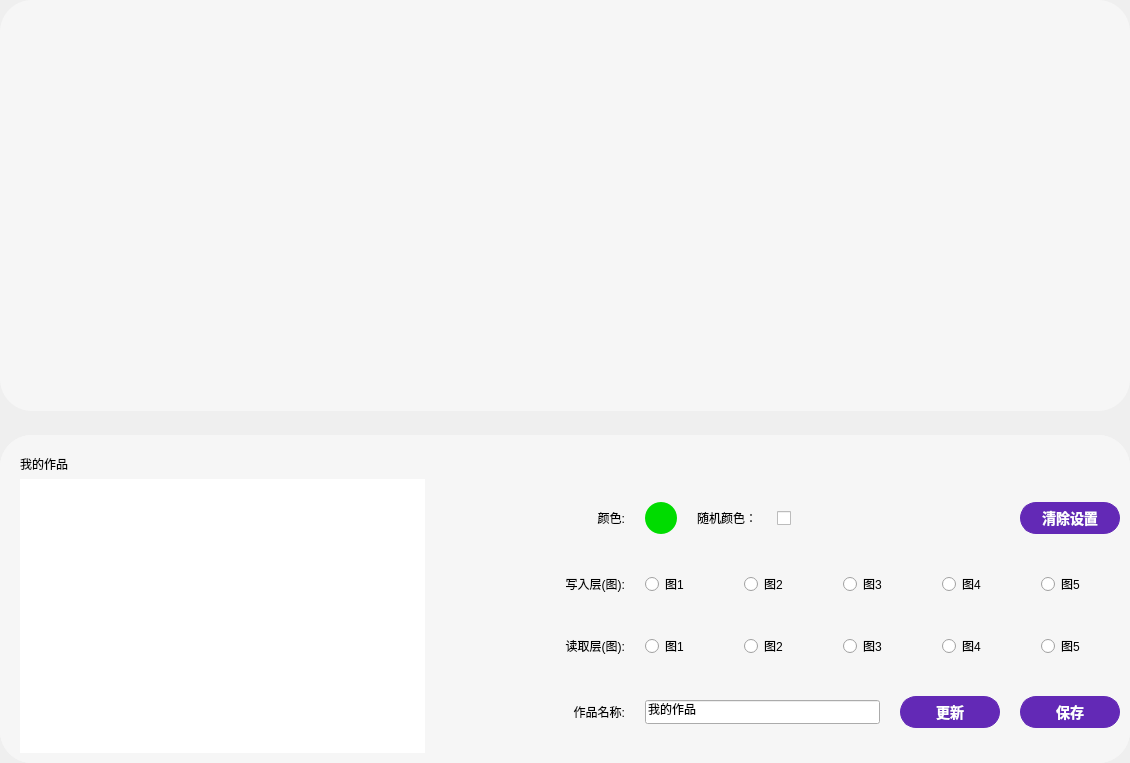
<?xml version="1.0" encoding="UTF-8"?>
<ui version="4.0">
 <class>FrameLight</class>
 <widget class="QFrame" name="FrameLight">
  <property name="geometry">
   <rect>
    <x>0</x>
    <y>0</y>
    <width>1130</width>
    <height>763</height>
   </rect>
  </property>
  <property name="windowTitle">
   <string notr="true">Frame</string>
  </property>
  <property name="toolTip">
   <string notr="true"/>
  </property>
  <property name="statusTip">
   <string notr="true"/>
  </property>
  <property name="styleSheet">
   <string notr="true">#frameT{border-radius:32px;}
#FrameLight{}
#frameLEDBright,#frameLEDSpeed,#frameLEDColor,#frameLEDMode,#page1,#stackedWidgetB{background-color: #F6F6F6;border-radius:32px;}</string>
  </property>
  <property name="lineWidth">
   <number>0</number>
  </property>
  <layout class="QVBoxLayout" name="verticalLayout" stretch="400,320">
   <property name="spacing">
    <number>24</number>
   </property>
   <property name="leftMargin">
    <number>0</number>
   </property>
   <property name="topMargin">
    <number>0</number>
   </property>
   <property name="rightMargin">
    <number>0</number>
   </property>
   <property name="bottomMargin">
    <number>0</number>
   </property>
   <item>
    <widget class="QFrame" name="frameT">
     <property name="styleSheet">
      <string notr="true">#frameT{background-color: #F6F6F6;border-radius:32px;}</string>
     </property>
     <property name="frameShape">
      <enum>QFrame::Shape::NoFrame</enum>
     </property>
     <property name="frameShadow">
      <enum>QFrame::Shadow::Plain</enum>
     </property>
     <property name="lineWidth">
      <number>0</number>
     </property>
     <layout class="QVBoxLayout" name="verticalLayout_2">
      <property name="topMargin">
       <number>15</number>
      </property>
      <property name="bottomMargin">
       <number>10</number>
      </property>
      <item alignment="Qt::AlignmentFlag::AlignHCenter|Qt::AlignmentFlag::AlignTop">
       <widget class="ModuleKeyboard" name="frameKeyboard">
        <property name="frameShape">
         <enum>QFrame::Shape::StyledPanel</enum>
        </property>
        <property name="frameShadow">
         <enum>QFrame::Shadow::Raised</enum>
        </property>
       </widget>
      </item>
     </layout>
    </widget>
   </item>
   <item>
    <widget class="QStackedWidget" name="stackedWidgetB">
     <property name="styleSheet">
      <string notr="true">#page0,#page1{background-color: #F6F6F6; border-radius:32px;}</string>
     </property>
     <property name="frameShape">
      <enum>QFrame::Shape::NoFrame</enum>
     </property>
     <property name="frameShadow">
      <enum>QFrame::Shadow::Plain</enum>
     </property>
     <property name="lineWidth">
      <number>0</number>
     </property>
     <property name="currentIndex">
      <number>1</number>
     </property>
     <widget class="QWidget" name="page0">
      <layout class="QHBoxLayout" name="horizontalLayout_2" stretch="1,2,1">
       <property name="spacing">
        <number>24</number>
       </property>
       <property name="leftMargin">
        <number>0</number>
       </property>
       <property name="topMargin">
        <number>0</number>
       </property>
       <property name="rightMargin">
        <number>0</number>
       </property>
       <property name="bottomMargin">
        <number>0</number>
       </property>
       <item alignment="Qt::AlignmentFlag::AlignLeft">
        <widget class="ModuleEfMode" name="frameLEDMode">
         <property name="minimumSize">
          <size>
           <width>304</width>
           <height>304</height>
          </size>
         </property>
         <property name="maximumSize">
          <size>
           <width>304</width>
           <height>304</height>
          </size>
         </property>
         <property name="styleSheet">
          <string notr="true"/>
         </property>
         <property name="frameShape">
          <enum>QFrame::Shape::StyledPanel</enum>
         </property>
         <property name="frameShadow">
          <enum>QFrame::Shadow::Raised</enum>
         </property>
        </widget>
       </item>
       <item alignment="Qt::AlignmentFlag::AlignHCenter">
        <widget class="ModuleEfColor" name="frameLEDColor">
         <property name="minimumSize">
          <size>
           <width>470</width>
           <height>0</height>
          </size>
         </property>
         <property name="styleSheet">
          <string notr="true"/>
         </property>
         <property name="frameShape">
          <enum>QFrame::Shape::StyledPanel</enum>
         </property>
         <property name="frameShadow">
          <enum>QFrame::Shadow::Raised</enum>
         </property>
        </widget>
       </item>
       <item alignment="Qt::AlignmentFlag::AlignRight">
        <widget class="QFrame" name="frameBR">
         <property name="lineWidth">
          <number>0</number>
         </property>
         <layout class="QVBoxLayout" name="verticalLayoutB_2">
          <property name="spacing">
           <number>24</number>
          </property>
          <property name="leftMargin">
           <number>0</number>
          </property>
          <property name="topMargin">
           <number>0</number>
          </property>
          <property name="rightMargin">
           <number>0</number>
          </property>
          <property name="bottomMargin">
           <number>0</number>
          </property>
          <item alignment="Qt::AlignmentFlag::AlignRight">
           <widget class="ModuleEfLumi" name="frameLEDBright">
            <property name="minimumSize">
             <size>
              <width>304</width>
              <height>140</height>
             </size>
            </property>
            <property name="maximumSize">
             <size>
              <width>304</width>
              <height>140</height>
             </size>
            </property>
            <property name="styleSheet">
             <string notr="true"/>
            </property>
            <property name="frameShape">
             <enum>QFrame::Shape::StyledPanel</enum>
            </property>
            <property name="frameShadow">
             <enum>QFrame::Shadow::Raised</enum>
            </property>
           </widget>
          </item>
          <item alignment="Qt::AlignmentFlag::AlignRight">
           <widget class="ModuleEfSpeed" name="frameLEDSpeed">
            <property name="minimumSize">
             <size>
              <width>304</width>
              <height>140</height>
             </size>
            </property>
            <property name="maximumSize">
             <size>
              <width>304</width>
              <height>140</height>
             </size>
            </property>
            <property name="styleSheet">
             <string notr="true"/>
            </property>
            <property name="frameShape">
             <enum>QFrame::Shape::StyledPanel</enum>
            </property>
            <property name="frameShadow">
             <enum>QFrame::Shadow::Raised</enum>
            </property>
           </widget>
          </item>
         </layout>
        </widget>
       </item>
      </layout>
     </widget>
     <widget class="QWidget" name="page1">
      <property name="styleSheet">
       <string notr="true">            QPushButton {
                border-radius: 16px;
                font-size: 14px;
                font-weight:500;
                outline: none;

                color: #fff;
                border: 1px solid #6329B6;
                background: #6329B6; }

            QPushButton:hover { border: 1px solid #ccc; }</string>
      </property>
      <layout class="QVBoxLayout" name="verticalLayout_4">
       <property name="leftMargin">
        <number>20</number>
       </property>
       <property name="topMargin">
        <number>20</number>
       </property>
       <property name="rightMargin">
        <number>10</number>
       </property>
       <property name="bottomMargin">
        <number>10</number>
       </property>
       <item>
        <widget class="QLabel" name="labelTitle1">
         <property name="text">
          <string>我的作品</string>
         </property>
        </widget>
       </item>
       <item>
        <layout class="QHBoxLayout" name="horizontalLayout_6" stretch="3,5">
         <property name="spacing">
          <number>20</number>
         </property>
         <item>
          <widget class="QTableView" name="tableView">
           <property name="styleSheet">
            <string notr="true">#tableView{border-radius:12px;}</string>
           </property>
           <property name="selectionMode">
            <enum>QAbstractItemView::SelectionMode::SingleSelection</enum>
           </property>
           <property name="selectionBehavior">
            <enum>QAbstractItemView::SelectionBehavior::SelectRows</enum>
           </property>
           <property name="showGrid">
            <bool>false</bool>
           </property>
           <attribute name="horizontalHeaderVisible">
            <bool>false</bool>
           </attribute>
           <attribute name="verticalHeaderVisible">
            <bool>false</bool>
           </attribute>
          </widget>
         </item>
         <item>
          <layout class="QVBoxLayout" name="verticalLayout_3" stretch="0,1,1,1">
           <property name="spacing">
            <number>15</number>
           </property>
           <item>
            <layout class="QHBoxLayout" name="horizontalLayout_4" stretch="0,1,0,1,0,2">
             <property name="spacing">
              <number>20</number>
             </property>
             <item>
              <widget class="QLabel" name="labelTitle2">
               <property name="minimumSize">
                <size>
                 <width>180</width>
                 <height>0</height>
                </size>
               </property>
               <property name="maximumSize">
                <size>
                 <width>180</width>
                 <height>16777215</height>
                </size>
               </property>
               <property name="text">
                <string>颜色:</string>
               </property>
               <property name="alignment">
                <set>Qt::AlignmentFlag::AlignRight|Qt::AlignmentFlag::AlignTrailing|Qt::AlignmentFlag::AlignVCenter</set>
               </property>
              </widget>
             </item>
             <item>
              <widget class="QLabel" name="labelColor">
               <property name="minimumSize">
                <size>
                 <width>32</width>
                 <height>32</height>
                </size>
               </property>
               <property name="maximumSize">
                <size>
                 <width>32</width>
                 <height>32</height>
                </size>
               </property>
               <property name="cursor">
                <cursorShape>PointingHandCursor</cursorShape>
               </property>
               <property name="styleSheet">
                <string notr="true">background-color: rgb(0, 220, 0); border-radius:16px; width:24px;height:24px;</string>
               </property>
               <property name="text">
                <string/>
               </property>
              </widget>
             </item>
             <item>
              <widget class="QLabel" name="labelTitle4">
               <property name="text">
                <string>随机颜色：</string>
               </property>
              </widget>
             </item>
             <item alignment="Qt::AlignmentFlag::AlignVCenter">
              <widget class="ToggleButton" name="checkBoxRam">
               <property name="minimumSize">
                <size>
                 <width>52</width>
                 <height>24</height>
                </size>
               </property>
               <property name="maximumSize">
                <size>
                 <width>52</width>
                 <height>24</height>
                </size>
               </property>
               <property name="cursor">
                <cursorShape>PointingHandCursor</cursorShape>
               </property>
               <property name="text">
                <string/>
               </property>
              </widget>
             </item>
             <item>
              <spacer name="horizontalSpacer_3">
               <property name="orientation">
                <enum>Qt::Orientation::Horizontal</enum>
               </property>
               <property name="sizeType">
                <enum>QSizePolicy::Policy::Expanding</enum>
               </property>
               <property name="sizeHint" stdset="0">
                <size>
                 <width>40</width>
                 <height>20</height>
                </size>
               </property>
              </spacer>
             </item>
             <item>
              <widget class="QPushButton" name="pushButtonReset">
               <property name="minimumSize">
                <size>
                 <width>100</width>
                 <height>32</height>
                </size>
               </property>
               <property name="maximumSize">
                <size>
                 <width>100</width>
                 <height>16777215</height>
                </size>
               </property>
               <property name="cursor">
                <cursorShape>PointingHandCursor</cursorShape>
               </property>
               <property name="text">
                <string>清除设置</string>
               </property>
              </widget>
             </item>
            </layout>
           </item>
           <item>
            <layout class="QHBoxLayout" name="horizontalLayout">
             <property name="spacing">
              <number>20</number>
             </property>
             <item>
              <widget class="QLabel" name="labelTitle5">
               <property name="minimumSize">
                <size>
                 <width>180</width>
                 <height>0</height>
                </size>
               </property>
               <property name="maximumSize">
                <size>
                 <width>180</width>
                 <height>16777215</height>
                </size>
               </property>
               <property name="text">
                <string>写入层(图):</string>
               </property>
               <property name="alignment">
                <set>Qt::AlignmentFlag::AlignRight|Qt::AlignmentFlag::AlignTrailing|Qt::AlignmentFlag::AlignVCenter</set>
               </property>
              </widget>
             </item>
             <item>
              <widget class="QRadioButton" name="radioButtonW0">
               <property name="cursor">
                <cursorShape>PointingHandCursor</cursorShape>
               </property>
               <property name="text">
                <string>图1</string>
               </property>
               <attribute name="buttonGroup">
                <string notr="true">buttonGroupWrite</string>
               </attribute>
              </widget>
             </item>
             <item>
              <widget class="QRadioButton" name="radioButtonW1">
               <property name="cursor">
                <cursorShape>PointingHandCursor</cursorShape>
               </property>
               <property name="text">
                <string>图2</string>
               </property>
               <attribute name="buttonGroup">
                <string notr="true">buttonGroupWrite</string>
               </attribute>
              </widget>
             </item>
             <item>
              <widget class="QRadioButton" name="radioButtonW2">
               <property name="cursor">
                <cursorShape>PointingHandCursor</cursorShape>
               </property>
               <property name="text">
                <string>图3</string>
               </property>
               <attribute name="buttonGroup">
                <string notr="true">buttonGroupWrite</string>
               </attribute>
              </widget>
             </item>
             <item>
              <widget class="QRadioButton" name="radioButtonW3">
               <property name="cursor">
                <cursorShape>PointingHandCursor</cursorShape>
               </property>
               <property name="text">
                <string>图4</string>
               </property>
               <attribute name="buttonGroup">
                <string notr="true">buttonGroupWrite</string>
               </attribute>
              </widget>
             </item>
             <item>
              <widget class="QRadioButton" name="radioButtonW4">
               <property name="cursor">
                <cursorShape>PointingHandCursor</cursorShape>
               </property>
               <property name="text">
                <string>图5</string>
               </property>
               <attribute name="buttonGroup">
                <string notr="true">buttonGroupWrite</string>
               </attribute>
              </widget>
             </item>
            </layout>
           </item>
           <item>
            <layout class="QHBoxLayout" name="horizontalLayout_3">
             <property name="spacing">
              <number>20</number>
             </property>
             <item>
              <widget class="QLabel" name="labelTitle6">
               <property name="minimumSize">
                <size>
                 <width>180</width>
                 <height>0</height>
                </size>
               </property>
               <property name="maximumSize">
                <size>
                 <width>180</width>
                 <height>16777215</height>
                </size>
               </property>
               <property name="text">
                <string>读取层(图):</string>
               </property>
               <property name="alignment">
                <set>Qt::AlignmentFlag::AlignRight|Qt::AlignmentFlag::AlignTrailing|Qt::AlignmentFlag::AlignVCenter</set>
               </property>
              </widget>
             </item>
             <item>
              <widget class="QRadioButton" name="radioButtonR0">
               <property name="cursor">
                <cursorShape>PointingHandCursor</cursorShape>
               </property>
               <property name="text">
                <string>图1</string>
               </property>
               <attribute name="buttonGroup">
                <string notr="true">buttonGroupRead</string>
               </attribute>
              </widget>
             </item>
             <item>
              <widget class="QRadioButton" name="radioButtonR1">
               <property name="cursor">
                <cursorShape>PointingHandCursor</cursorShape>
               </property>
               <property name="text">
                <string>图2</string>
               </property>
               <attribute name="buttonGroup">
                <string notr="true">buttonGroupRead</string>
               </attribute>
              </widget>
             </item>
             <item>
              <widget class="QRadioButton" name="radioButtonR2">
               <property name="cursor">
                <cursorShape>PointingHandCursor</cursorShape>
               </property>
               <property name="text">
                <string>图3</string>
               </property>
               <attribute name="buttonGroup">
                <string notr="true">buttonGroupRead</string>
               </attribute>
              </widget>
             </item>
             <item>
              <widget class="QRadioButton" name="radioButtonR3">
               <property name="cursor">
                <cursorShape>PointingHandCursor</cursorShape>
               </property>
               <property name="text">
                <string>图4</string>
               </property>
               <attribute name="buttonGroup">
                <string notr="true">buttonGroupRead</string>
               </attribute>
              </widget>
             </item>
             <item>
              <widget class="QRadioButton" name="radioButtonR4">
               <property name="cursor">
                <cursorShape>PointingHandCursor</cursorShape>
               </property>
               <property name="text">
                <string>图5</string>
               </property>
               <attribute name="buttonGroup">
                <string notr="true">buttonGroupRead</string>
               </attribute>
              </widget>
             </item>
            </layout>
           </item>
           <item>
            <layout class="QHBoxLayout" name="horizontalLayout_5" stretch="0,4,0,1">
             <property name="spacing">
              <number>20</number>
             </property>
             <item>
              <widget class="QLabel" name="labelName">
               <property name="minimumSize">
                <size>
                 <width>180</width>
                 <height>0</height>
                </size>
               </property>
               <property name="maximumSize">
                <size>
                 <width>180</width>
                 <height>16777215</height>
                </size>
               </property>
               <property name="text">
                <string>作品名称:</string>
               </property>
               <property name="alignment">
                <set>Qt::AlignmentFlag::AlignRight|Qt::AlignmentFlag::AlignTrailing|Qt::AlignmentFlag::AlignVCenter</set>
               </property>
              </widget>
             </item>
             <item>
              <widget class="QLineEdit" name="lineEditName">
               <property name="minimumSize">
                <size>
                 <width>0</width>
                 <height>24</height>
                </size>
               </property>
               <property name="text">
                <string>我的作品</string>
               </property>
              </widget>
             </item>
             <item>
              <widget class="QPushButton" name="pushButtonUpdate">
               <property name="minimumSize">
                <size>
                 <width>100</width>
                 <height>32</height>
                </size>
               </property>
               <property name="maximumSize">
                <size>
                 <width>100</width>
                 <height>16777215</height>
                </size>
               </property>
               <property name="cursor">
                <cursorShape>PointingHandCursor</cursorShape>
               </property>
               <property name="text">
                <string>更新</string>
               </property>
              </widget>
             </item>
             <item>
              <widget class="QPushButton" name="pushButtonSave">
               <property name="minimumSize">
                <size>
                 <width>100</width>
                 <height>32</height>
                </size>
               </property>
               <property name="maximumSize">
                <size>
                 <width>100</width>
                 <height>16777215</height>
                </size>
               </property>
               <property name="cursor">
                <cursorShape>PointingHandCursor</cursorShape>
               </property>
               <property name="text">
                <string>保存</string>
               </property>
              </widget>
             </item>
            </layout>
           </item>
          </layout>
         </item>
        </layout>
       </item>
      </layout>
     </widget>
    </widget>
   </item>
  </layout>
 </widget>
 <customwidgets>
  <customwidget>
   <class>ToggleButton</class>
   <extends>QCheckBox</extends>
   <header>togglebutton.h</header>
  </customwidget>
  <customwidget>
   <class>ModuleEfMode</class>
   <extends>QFrame</extends>
   <header location="global">moduleefmode.h</header>
   <container>1</container>
  </customwidget>
  <customwidget>
   <class>ModuleEfColor</class>
   <extends>QFrame</extends>
   <header>moduleefcolor.h</header>
   <container>1</container>
  </customwidget>
  <customwidget>
   <class>ModuleEfLumi</class>
   <extends>QFrame</extends>
   <header>moduleeflumi.h</header>
   <container>1</container>
  </customwidget>
  <customwidget>
   <class>ModuleEfSpeed</class>
   <extends>QFrame</extends>
   <header>moduleefspeed.h</header>
   <container>1</container>
  </customwidget>
  <customwidget>
   <class>ModuleKeyboard</class>
   <extends>QFrame</extends>
   <header>modulekeyboard.h</header>
   <container>1</container>
  </customwidget>
 </customwidgets>
 <resources/>
 <connections/>
 <buttongroups>
  <buttongroup name="buttonGroupWrite"/>
  <buttongroup name="buttonGroupRead"/>
 </buttongroups>
</ui>
